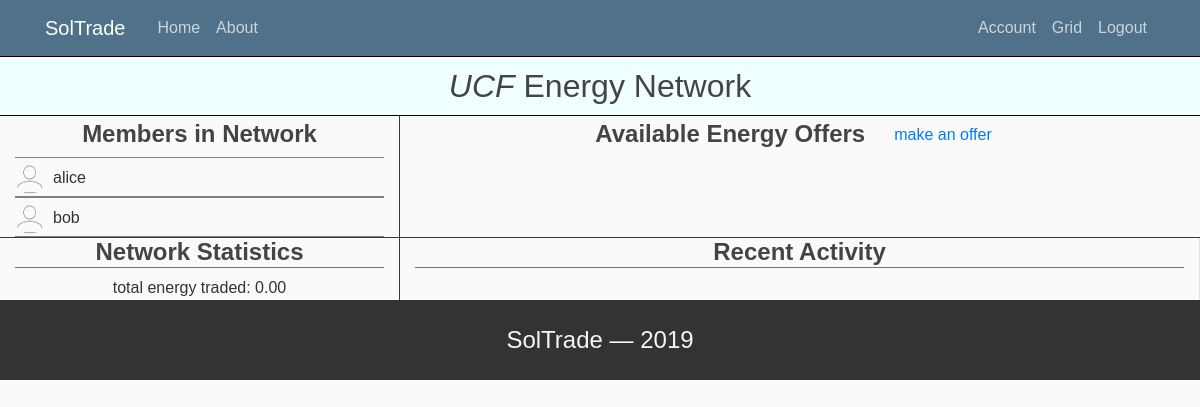
Before: /grid (signed in) with the older database file.
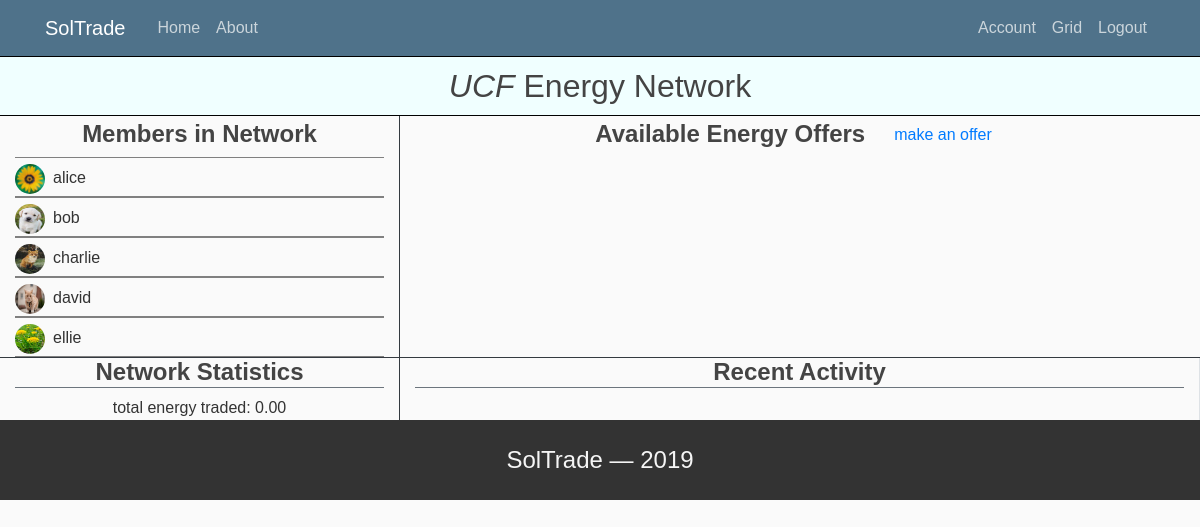
After: the same page with the newer database file.
### soltrade/models.py (models this page shows, shortened)
class Group(db.Model):
        id = db.Column(db.Integer, primary_key=True)
        groupname = db.Column(db.String(22), unique=True, nullable=False)
        users = db.relationship('User', backref='group', lazy=True)

class User(db.Model, UserMixin):
        id = db.Column(db.Integer, primary_key=True)
        username = db.Column(db.String(22), unique=True, nullable=False)
        email = db.Column(db.String(120), unique=True, nullable=False)
        image_file = db.Column(db.String(20), nullable=False, default='defaultpic.png')
        password = db.Column(db.String(60), nullable=False)
        total_energy_traded = db.Column(db.Numeric(12, 2), nullable=False, default=0.00)
        total_money_earned = db.Column(db.Numeric(12, 2), nullable=False, default=0.00)
        group_id = db.Column(db.Integer, db.ForeignKey('group.id'))
        offers = db.relationship('Offer', backref='seller', lazy=True)
        bids = db.relationship('Bid', backref='placer', lazy=True)

### soltrade/routes.py (the view)
@app.route("/grid", methods=['GET', 'POST'])
@login_required
def grid():
        offers = Offer.query.order_by(desc(Offer.date_posted)).all()
        return render_template('grid.html', offers=offers, title=current_user.group.groupname + ' Grid')

### soltrade/models.py (called while the page is built)
@login_manager.user_loader
def load_user(user_id):
        return User.query.get(int(user_id))

        def is_active(self):
                if self.endtime > datetime.utcnow():
                        return True
                else:
                        return False

### soltrade/templates/grid.html (shortened to what this page needs)
{% extends "layout.html" %}
{% block content %}
<div class="grid-header">
    <h2 class="grid-header-text"><em>{{ current_user.group.groupname }}</em> Energy Network</h2>
</div>
<div class="container-fluid">
<div class="row">
    <div class="col-md-4 text-center border-bottom border-right border-dark">
      <h4 class="mt-1"><b>Members in Network</b></h4>
      {% for user in current_user.group.users %}
      <div class="media username-cont">
        <span class="media-left">
            <img class="rounded-circle grid-pic" src="{{ url_for('static', filename='img/profilepics/' + user.image_file) }}">
        </span>
        <div class="media-body">
            <div class="media-content ml-2">{{ user.username }}</div>
        </div>
      </div>
      {% endfor %}
    </div>
    <div class="col text-center border-bottom border-dark">
        <div class="d-flex justify-content-center">
        <h4 class="mt-1"><b>Available Energy Offers</b></h4>
        <a class="btn btn-xs ml-3" href="{{ url_for('make_offer') }}">make an offer</a>
        </div>
    </div>
</div>
<div class="row">
    <div class="col-md-4 text-center border-right border-dark">
        <h4 class="border-bottom border-secondary"><b>Network Statistics</b></h4>
        <div>total energy traded: 0.00</div>
    </div>
    <div class="col text-center border-right">
        <h4 class="border-bottom border-secondary"><b>Recent Activity</b></h4>
    </div>
</div>
</div>
{% endblock content %}

### soltrade/templates/layout.html (shortened to what this page needs)
<!DOCTYPE HTML>
<html>
<head>
    <link rel="stylesheet" href="https://maxcdn.bootstrapcdn.com/bootstrap/4.0.0/css/bootstrap.min.css">
    <link rel="stylesheet" href="{{ url_for('static', filename='main.css') }}">
</head>
<body>
    <header class="site-header">
            <nav class="navbar navbar-expand-md navbar-dark bg-steel fixed-top head">
                <div class="container">
                <a class="navbar-brand mr-4" href="/">SolTrade</a>
                <div class="collapse navbar-collapse" id="navbarToggle">
                    <div class="navbar-nav mr-auto">
                    <a class="nav-item nav-link" href="{{ url_for('home') }}">Home</a>
                    <a class="nav-item nav-link" href="{{ url_for('about') }}">About</a>
                    </div>
                    <div class="navbar-nav">
                    {% if current_user.is_authenticated %}
                    <a class="nav-item nav-link" href="{{ url_for('account') }}">Account</a>
                    <a class="nav-item nav-link" href="{{ url_for('grid') }}">Grid</a>
                    <a class="nav-item nav-link" href="{{ url_for('logout') }}">Logout</a>
                    {% else %}
                    <a class="nav-item nav-link" href="{{ url_for('login') }}">Login</a>
                    <a class="nav-item nav-link" href="{{ url_for('register') }}">Register</a>
                    {% endif %}
                    </div>
                </div>
                </div>
            </nav>
            </header>
            {% block content %}{% endblock %}
</body>
<footer class="foot">
SolTrade — 2019
</footer>
</html>

### soltrade/static/main.css (style rules this page uses)
body { background: #fafafa; color: #333333; font-family: 'Trebuchet MS', 'Lucida Sans Unicode', 'Lucida Grande', 'Lucida Sans', Arial, sans-serif; }
h1, h2, h3, h4, h5, h6 { color: #444444; }
.bg-steel { background-color: #4f728a; }
.site-header .navbar-nav .nav-link { color: #cbd5db; }
.foot { background-color: #333; color: whitesmoke; text-align: center; vertical-align: middle; line-height: 80px; min-height: 80px; font-size: 1.5em; }
.grid-header { height: 60px; text-align: center; display: table; width: 100%; background-color: azure; border-top: 1px solid black; border-bottom: 1px solid black; }
.grid-header-text { display:table-cell; vertical-align: middle; }
.username-cont { height: 40px; line-height: 40px; vertical-align: middle; border-top: 1px solid grey; border-bottom: 1px solid grey; text-align: left; }
.grid-pic { height: 30px; width: 30px; }

Changed rows visible on the page:
changed User "alice": image_file: picture added in place of a placeholder
changed User "bob": image_file: picture added in place of a placeholder
added User: image_file (picture), username "charlie"
added User: image_file (picture), username "david"
added User: image_file (picture), username "ellie"
